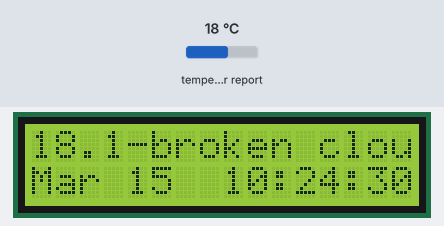
Simulated run of this program. Board: Raspberry Pi (BCM pin numbers). On the bench: 16×2 character LCD. The test bench sets the inputs (shaded band); at power-on: temperature in the web weather report 18 °C. The clock reads 2024-03-15 10:24:30 at power-on unless the program sets it; requests to the public web service named in the program get a made-up reply in its usual format after 0.4 s (London, UTC, broken clouds, 64 % humidity, 1013 hPa unless stated).

Above: at 0.5 s.
At 4.7 s:
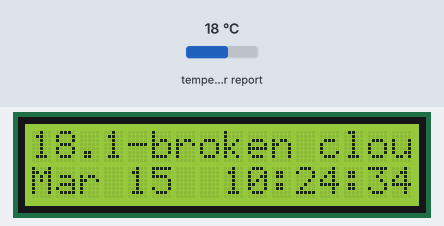
At 10.0 s:
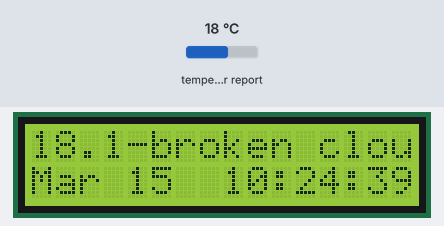
At 19.4 s:
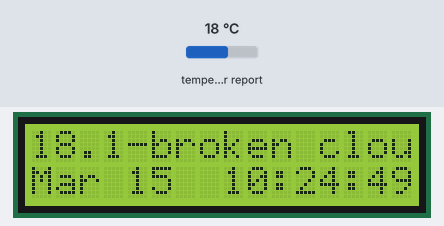
At 28.9 s:
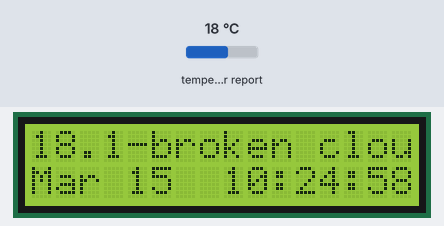
At 38.4 s:
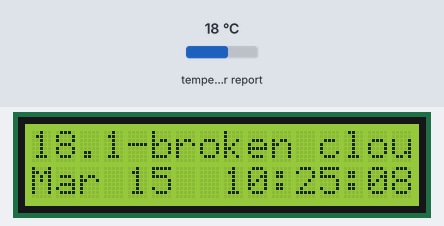

Measured:
- what the display in image 0 shows lasts 1.0 s, from 0.5 s to 1.5 s

The program:

main.py
```python
import board
import digitalio
import adafruit_character_lcd.character_lcd as character_lcd

import time
import requests
import datetime


### Initialize GPIO pins based on Physical Connections

lcd_rs = digitalio.DigitalInOut(board.D25)
lcd_en = digitalio.DigitalInOut(board.D24)
lcd_d7 = digitalio.DigitalInOut(board.D22)
lcd_d6 = digitalio.DigitalInOut(board.D18)
lcd_d5 = digitalio.DigitalInOut(board.D17)
lcd_d4 = digitalio.DigitalInOut(board.D23)
lcd_backlight = digitalio.DigitalInOut(board.D4)

lcd_columns = 16
lcd_rows = 2

lcd = character_lcd.Character_LCD_Mono(lcd_rs, lcd_en, lcd_d4, lcd_d5, lcd_d6, lcd_d7, lcd_columns, lcd_rows, lcd_backlight)


## Configuration Items
weather_data_refresh_in_mins = 5

location_latitude = '-10.5'
location_longitude = '107.3'
api_key = 'enter_api_key_here'


## Initialize weather counter to 1 less than update value so that it updates on first run of the loop
weather_update_ctr = (60 * weather_data_refresh_in_mins) - 1

## Display Init message if API call is unsuccessful
message = 'Pi Init ...'
temp = 'Unk'
weather_desc = 'Unk'

while (True):
    weather_update_ctr = weather_update_ctr + 1

    ## Check if weather update counter has reached its target and refresh
    if (weather_update_ctr == 60 * weather_data_refresh_in_mins):
        weather_update_ctr = 0

        ## Use OpenWeatherMap API to get weather using LAT, LONG and API KEY
        response = requests.get('http://api.openweathermap.org/data/2.5/weather?lat='+location_latitude+
                                '&lon='+location_longitude+
                                '&appid='+api_key)

        ## If API response is OK, then convert temp from Kelvin to Celcius and get weather description
        if (response.status_code == 200):
            temp = round(response.json()['main']['temp'] - 273, 1)
            weather_desc = response.json()['weather'][0]['description']

   ## Display message on LCD if update available, else use last values
    message = str(temp) + '-' + weather_desc + '\n' + datetime.datetime.now().strftime('%b %d  %H:%M:%S\n')
    lcd.clear()
    lcd.message = message
    time.sleep(1.0)
```
